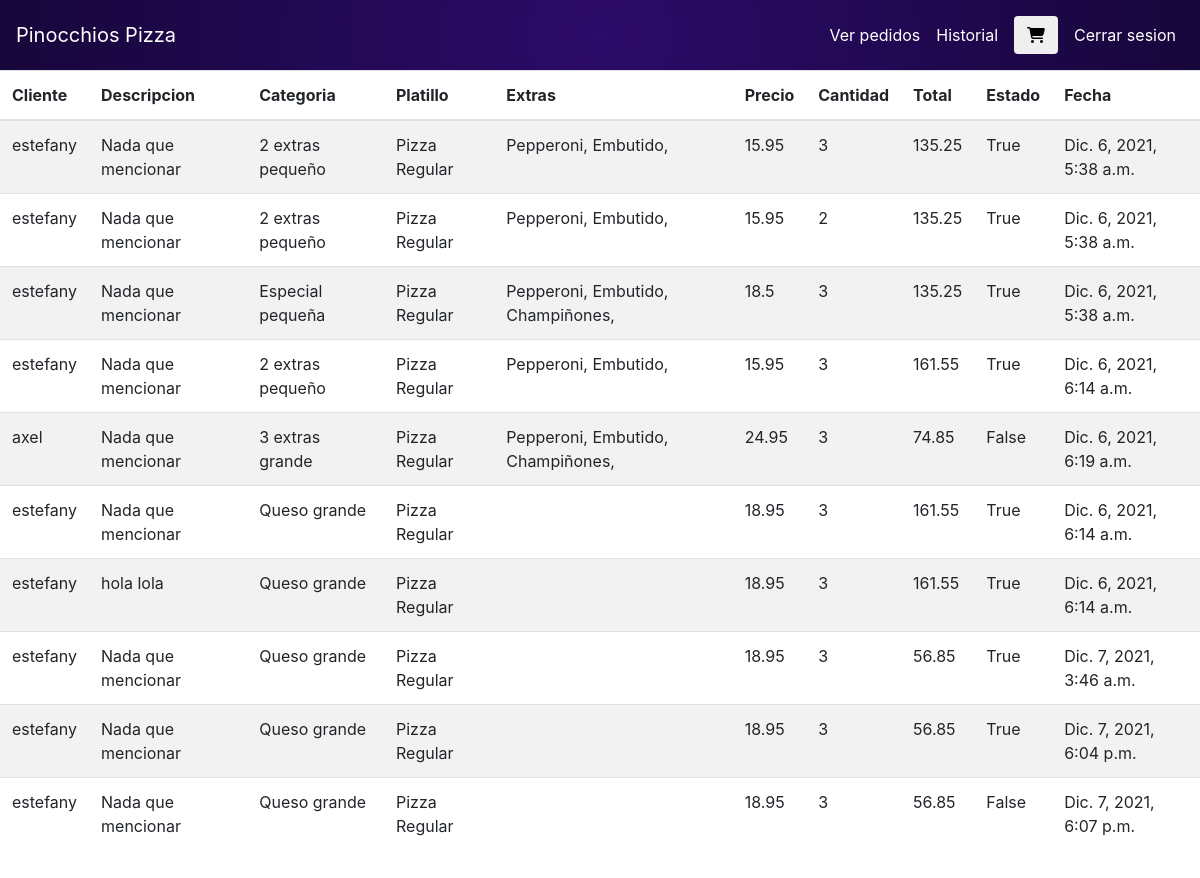
The app's page /listar-ordenes (signed in) with its own data.
### orders/models.py (models this page shows, shortened)
class DetallePedido(models.Model):
    descripcion = models.CharField(max_length=50)
    cantidadPlatillos = models.IntegerField()
    precioPlatillos = models.FloatField()
    platillo = models.ForeignKey(Platillo, on_delete=models.PROTECT)
    pedido = models.ForeignKey(Pedido, on_delete=models.PROTECT, related_name="detalles")
    extras = models.ManyToManyField(Extra, blank=True)

class Pedido(models.Model):
    total = models.FloatField()
    cliente = models.ForeignKey(User, on_delete=models.PROTECT)
    fecha = models.DateTimeField(auto_now_add=True)
    estado = models.BooleanField(default=False)

class Platillo(models.Model):
    nombre = models.CharField(max_length=40)
    maxExtras = models.IntegerField()
    precio = models.FloatField()
    categoria = models.ForeignKey(Categoria, on_delete=models.PROTECT, related_name="platillos")
    imagen = models.ImageField(upload_to="platillos", null=True)

class Categoria(models.Model):
    categorias = models.CharField(max_length=30)

class Extra(models.Model):
    nombre = models.CharField(max_length=20)

### orders/views.py (the view)
# urls.py: path("listar-ordenes", views.listarOrdenes, name = "listar-ordenes"),
@login_required(login_url="/login")
def listarOrdenes(request):
    detallePedidos = DetallePedido.objects.all()
    data = {
        "pedido" : detallePedidos
    }
    return render(request,"verOrdenes.html", data)

### orders/templates/verOrdenes.html (shortened to what this page needs)
{% extends "layout.html" %}
{% block main%}
<table class="table table-striped">
    <thead>
      <tr>
        <th scope="col">Cliente</th>
        <th scope="col">Descripcion</th>
        <th scope="col">Categoria</th>
        <th scope="col">Platillo</th>
        <th scope="col">Extras</th>
        <th scope="col">Precio</th>
        <th scope="col">Cantidad</th>
        <th scope="col">Total</th>
        <th scope="col">Estado</th>
        <th scope="col">Fecha</th>
      </tr>
    </thead>
    <tbody>
    {% for pedido in pedido%}
      <tr>
        <td>{{pedido.pedido.cliente}}</td>
        <td>{{pedido.descripcion}}</td>
        <td>{{pedido.platillo.nombre}}</td>
        <td>{{pedido.platillo.categoria.categorias}}</td>
        <td>
        {% for extras in pedido.extras.all%}
        {{extras.nombre}},
        {% endfor %}</td>
        <td>{{pedido.precioPlatillos}}</td>
        <td>{{pedido.cantidadPlatillos}}</td>
        <td>{{pedido.pedido.total}}</td>
        <td>{{pedido.pedido.estado}}</td>
        <td>{{pedido.pedido.fecha}}</td>
      </tr>
    {% endfor %}
    </tbody>
  </table>
{% endblock%}

### records on screen
DetallePedido: pedido.cliente "estefany", descripcion "Nada que mencionar", platillo.nombre "2 extras pequeño", platillo.categoria.categorias "Pizza Regular", precioPlatillos "15.95", cantidadPlatillos "3", pedido.total "135.25", pedido.estado "True", pedido.fecha "Dic. 6, 2021, 5:38 a.m."
Extra: nombre "Pepperoni"
Extra: nombre "Embutido"
DetallePedido: pedido.cliente "estefany", descripcion "Nada que mencionar", platillo.nombre "2 extras pequeño", platillo.categoria.categorias "Pizza Regular", precioPlatillos "15.95", cantidadPlatillos "2", pedido.total "135.25", pedido.estado "True", pedido.fecha "Dic. 6, 2021, 5:38 a.m."
DetallePedido: pedido.cliente "estefany", descripcion "Nada que mencionar", platillo.nombre "Especial pequeña", platillo.categoria.categorias "Pizza Regular", precioPlatillos "18.5", cantidadPlatillos "3", pedido.total "135.25", pedido.estado "True", pedido.fecha "Dic. 6, 2021, 5:38 a.m."
Extra: nombre "Champiñones"
DetallePedido: pedido.cliente "estefany", descripcion "Nada que mencionar", platillo.nombre "2 extras pequeño", platillo.categoria.categorias "Pizza Regular", precioPlatillos "15.95", cantidadPlatillos "3", pedido.total "161.55", pedido.estado "True", pedido.fecha "Dic. 6, 2021, 6:14 a.m."
DetallePedido: pedido.cliente "axel", descripcion "Nada que mencionar", platillo.nombre "3 extras grande", platillo.categoria.categorias "Pizza Regular", precioPlatillos "24.95", cantidadPlatillos "3", pedido.total "74.85", pedido.estado "False", pedido.fecha "Dic. 6, 2021, 6:19 a.m."
DetallePedido: pedido.cliente "estefany", descripcion "Nada que mencionar", platillo.nombre "Queso grande", platillo.categoria.categorias "Pizza Regular", precioPlatillos "18.95", cantidadPlatillos "3", pedido.total "161.55", pedido.estado "True", pedido.fecha "Dic. 6, 2021, 6:14 a.m."
DetallePedido: pedido.cliente "estefany", descripcion "hola lola", platillo.nombre "Queso grande", platillo.categoria.categorias "Pizza Regular", precioPlatillos "18.95", cantidadPlatillos "3", pedido.total "161.55", pedido.estado "True", pedido.fecha "Dic. 6, 2021, 6:14 a.m."
DetallePedido: pedido.cliente "estefany", descripcion "Nada que mencionar", platillo.nombre "Queso grande", platillo.categoria.categorias "Pizza Regular", precioPlatillos "18.95", cantidadPlatillos "3", pedido.total "56.85", pedido.estado "True", pedido.fecha "Dic. 7, 2021, 3:46 a.m."
DetallePedido: pedido.cliente "estefany", descripcion "Nada que mencionar", platillo.nombre "Queso grande", platillo.categoria.categorias "Pizza Regular", precioPlatillos "18.95", cantidadPlatillos "3", pedido.total "56.85", pedido.estado "True", pedido.fecha "Dic. 7, 2021, 6:04 p.m."
DetallePedido: pedido.cliente "estefany", descripcion "Nada que mencionar", platillo.nombre "Queso grande", platillo.categoria.categorias "Pizza Regular", precioPlatillos "18.95", cantidadPlatillos "3", pedido.total "56.85", pedido.estado "False", pedido.fecha "Dic. 7, 2021, 6:07 p.m."
